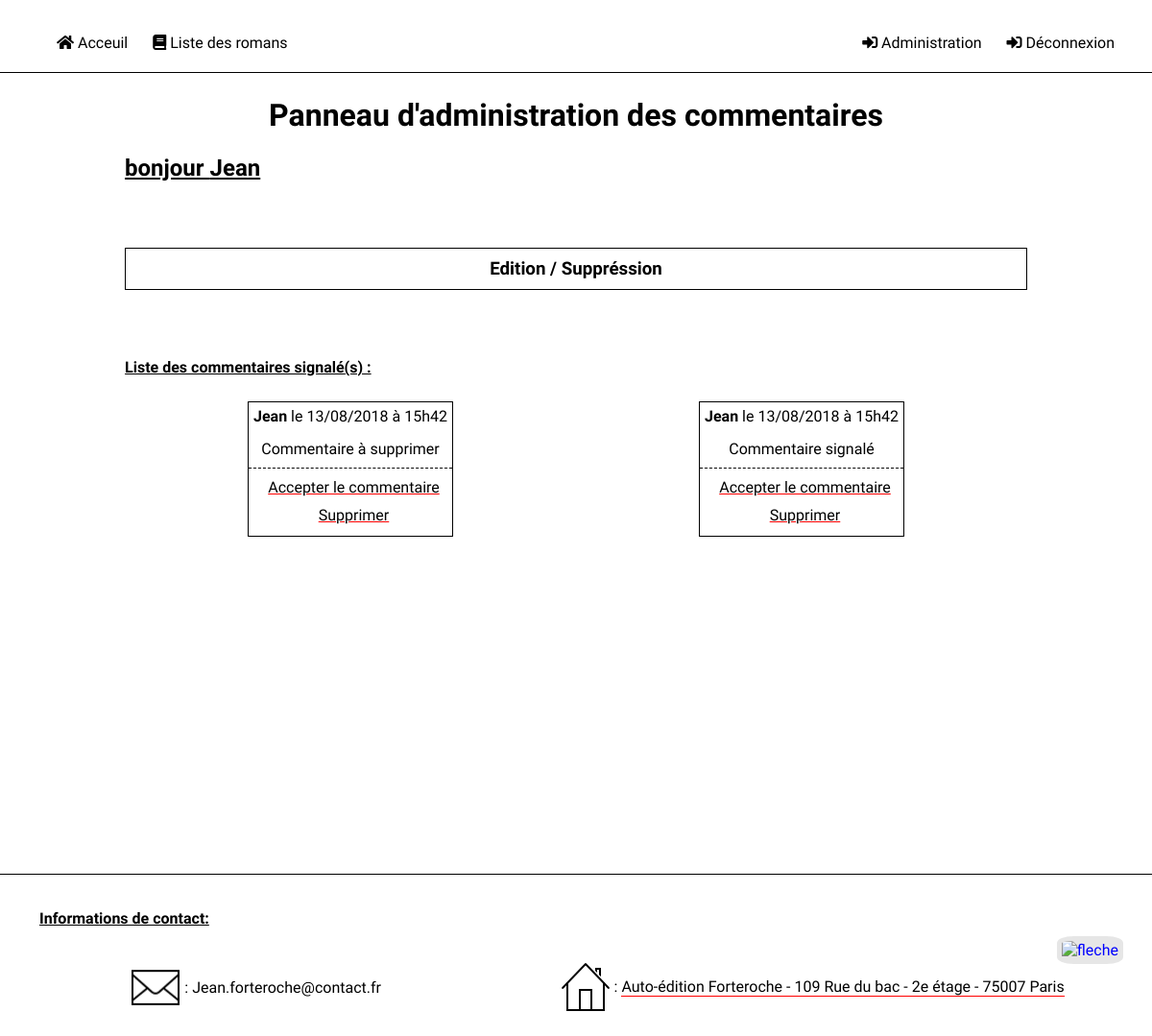
Page /administration-commentaires.html (signed in) on the committed database.
### tables this page shows
CREATE TABLE IF NOT EXISTS `comments` (
  `id` int(11) NOT NULL AUTO_INCREMENT,
  `post_id` int(11) NOT NULL,
  `user_id` int(11) NOT NULL,
  `comment` text NOT NULL,
  `comment_date` datetime NOT NULL,
  `report` int(11) NOT NULL,
  PRIMARY KEY (`id`),
  KEY `DeleteAllAssociateCommentsWhenPostDelete` (`post_id`) USING BTREE
);

CREATE TABLE IF NOT EXISTS `users` (
  `id` int(11) NOT NULL AUTO_INCREMENT,
  `name` varchar(255) NOT NULL,
  `permission` int(11) NOT NULL,
  `password` varchar(255) NOT NULL,
  PRIMARY KEY (`id`)
);

### model/CommentManager.php (called while the page is built, shortened)
<?php
class CommentManager extends Manager
{
    public function getReportedComments()
    {
        $db = $this->dbConnect();
        $reportedComments = $db->prepare('
        SELECT comments.id, comments.post_id, comments.user_id, comments.comment, DATE_FORMAT(comments.comment_date, \'%d/%m/%Y à %Hh%i\') AS comment_date_fr, comments.report, users.name
        FROM users
        INNER JOIN comments
        ON comments.user_id = users.id
        WHERE comments.report >= 1
        ORDER BY comment_date DESC');
        $reportedComments->execute(array());
        return $reportedComments;
    }
}

### view/frontend/adminComments.php (the view, shortened to what this page needs)
<div id="content">
    <div>
        <h1>Panneau d'administration des commentaires</h1>
    </div>
    <div id="messageAccueil">
        <h2> bonjour <?= $_SESSION['name'] ?></h2>
    </div>
    <div id="infosAdmin">
        <div class='section'>
            <h3>Edition / Suppréssion</h3>
        </div>
        <h4>Liste des commentaires signalé(s) :</h4>
        <div id="listeRomansAdmin">
            <?php
                while($reportedComment = $reportedComments->fetch()) {
            ?>
            <div class="comment">
                <div class="commentDate">
                <strong><?= htmlspecialchars($reportedComment['name']) ?></strong> le
                <?= $reportedComment['comment_date_fr'] ?>
            </div>
            <div>
                <?= nl2br(htmlspecialchars($reportedComment['comment'])) ?>
            </div>
                <div class="linkPosition dotLine">
                    <a href="index.php?action=validComment&amp;commentId=<?= $reportedComment['id'] ?>" class="redUnderline">Accepter le commentaire</a>
                    <a href="index.php?action=delete&amp;commentId=<?= $reportedComment['id'] ?>" onclick="return confirm('Etes-vous sûr de vouloir supprimer ce commentaire ?');" class="redUnderline">Supprimer</a>
                </div>
            </div>
            <?php
                }
            ?>
        </div>
    </div>
</div>
<?php
require('template.php');
?>

### public/css/style.css (style rules this page uses)
body, html { height: 100%; margin: 0; padding: 0; background-color: white; font-family: 'Cardo', serif; }
h1 { text-align: center; }
h2 { text-decoration: underline; }
h3 { color: black; margin-bottom: 0; padding: 5px; }
h4 { text-decoration: underline; }
a { text-decoration: none; color: blue; }
.redUnderline { text-decoration: underline; text-decoration-color: red; }
#content { position: relative; margin-top: 75px; margin-left: 10%; margin-right: 10%; padding-top: 5px; padding-bottom: 30px; padding-left: 10px; padding-right: 10px; z-index: 1; min-height: 100%; }
.commentDate { margin-bottom: 10px; }
.comment { max-width: 380px; margin-top: 5px; padding-bottom: 7px; border: solid 1px; }
.comment div { padding-top: 5px; padding-right: 5px; padding-left: 5px; text-align: center; }
.comment a { margin-top: 5px; padding-left: 7px; color: black; }
#infosAdmin { margin-bottom: 25px; }
.section { text-align: center; display: flex; flex-direction: column; margin-top: 50px; }
.section h3 { color: black; border: solid black 1px; padding: 10px; margin-bottom: 50px; }
#listeRomansAdmin { display: flex; flex-wrap: wrap; justify-content: space-around; }
.linkPosition { display: flex; flex-direction: column; text-align: center; margin-top: 10px; }
.linkPosition a { padding-bottom: 5px; }
.dotLine { border-top: dashed 1px; }

### rows in the picture
comments: user.name "Jean", comment_date_fr "13/08/2018 à 15h42", comment "Commentaire à supprimer"
comments: user.name "Jean", comment_date_fr "13/08/2018 à 15h42", comment "Commentaire signalé"

### other values in the picture
$_SESSION['name'] "Jean"
